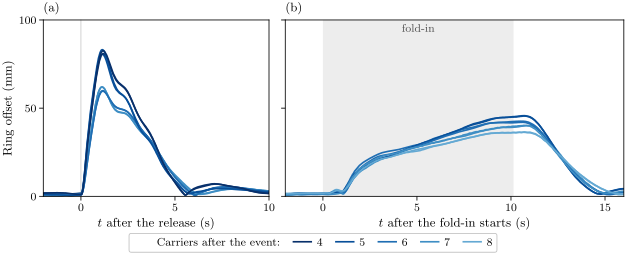

The Python source for this figure:
#!/usr/bin/env python3
"""S claim: how far each release and each rejoin moves the ring, at every team size (the chain of fig_s8_chain).

Message: the fewer carriers share the ring, the further one event moves it: a release moves it about 6 cm with eight or
seven carrying and about 8 cm with six or five, a rejoin's fold-in 4.6 cm into five down to 3.7 cm into eight, and the
ring is back within a few millimetres about 5 s after a release and 4 s after a fold-in ends.
Hero: the ring's distance from its hover point (run.csv, as recorded), (a) aligned at each RELEASE, (b) at each
REJOIN_WELD, with the fold-in (REJOIN_WELD to REJOIN_BLEND_OVER, events.csv) shaded. One time scale for both panels.
Shade: the team size after the event (darker = fewer). Both runs of the cell drawn (they overlay within 3 mm).
Left out: the tilt (fig_s8_chain (b); its settled value follows the layout's symmetry, not the team size), the
approach before each weld (the ring does not move), the bars.
Data: R2766, R2767 (s8_chain4back_R50_L100_it5, lab batch 18, week7 63b504f, 5 SQP iterations, ema).
"""
import os
import sys

import numpy as np

sys.path.insert(0, os.path.dirname(os.path.abspath(__file__)))
from review30_style import S, TEXT  # noqa: E402
from fig_s8_chain import load  # noqa: E402

RUNS = ('R2766', 'R2767')
WIN = {'RELEASE': (-2.0, 10.0), 'REJOIN_WELD': (-2.0, 16.0)}


def shade(n_after):
    """Team size after the event, 4 (dark) to 8 (light), in the figure's blue (range widened: critic 30 Oct)."""
    return S.plt.cm.Blues(1.0 - 0.12 * (n_after - 4))


def traces(r, kind):
    t, err, tn, n = r['t'], 1e3 * r['err'], r['tn'], r['n']
    lo, hi = WIN[kind]
    out = []
    for te in (te for te, name, _ in r['ev'] if name == kind):
        w = (t >= te + lo) & (t <= te + hi)
        after = n[(tn > te + 0.05) & (tn < te + 2.0)]
        # a rejoin's planner grows on the weld's tick: its size after is the first new value logged
        n_after = int(after[after != n[tn < te][-1]][0]) if (after != n[tn < te][-1]).any() else int(n[tn < te][-1])
        out.append((te, n_after, t[w] - te, err[w]))
    return out


def main():
    runs = [load(rid) for rid in RUNS]
    S.setup()
    fig = S.figure('full', 2.55)        # 2.3 in of panels plus the legend below
    spans = [WIN[k][1] - WIN[k][0] for k in WIN]
    gs = fig.add_gridspec(1, 2, width_ratios=spans)
    ax_r = fig.add_subplot(gs[0])
    ax_f = fig.add_subplot(gs[1], sharey=ax_r)

    peaks = {}
    for r in runs:
        for ax, kind in ((ax_r, 'RELEASE'), (ax_f, 'REJOIN_WELD')):
            for te, n_after, tt, e in traces(r, kind):
                ax.plot(tt, e, color=shade(n_after), lw=S.LW_HERO, solid_capstyle='round')
                k = int(np.argmax(e))
                peaks.setdefault((kind, n_after), []).append((float(e[k]), float(tt[k])))
                # back within 5 mm: the first sample after the peak (and, for a fold-in, after the blend) under 5 mm
                after = (np.arange(e.size) > k) & (e < 5.0)
                tb = float(tt[after][0]) if after.any() else float('nan')
                print(f'{kind:12s} n_after {n_after}: peak {e[k]:.1f} mm at {tt[k]:+.2f} s, back under 5 mm at {tb:+.2f} s')
    for (kind, n_after), v in sorted(peaks.items()):
        print(kind, n_after, 'peaks', [round(p, 1) for p, _ in v])

    ax_r.axvline(0, color=S.LIGHT, lw=0.5, zorder=0)
    over = np.mean([te_o - te_w for r in runs for te_w, te_o in
                    zip([te for te, nm, _ in r['ev'] if nm == 'REJOIN_WELD'],
                        [te for te, nm, _ in r['ev'] if nm == 'REJOIN_BLEND_OVER'])])
    ax_f.axvspan(0, over, color=S.FILL, lw=0, zorder=0)
    ax_f.annotate('fold-in', xy=(over / 2, 1.0), xycoords=('data', 'axes fraction'), xytext=(0, -3),
                  textcoords='offset points', ha='center', va='top', fontsize=8, color=TEXT)

    # the key, below the panels (Wesley 30 Oct): the shade is the team size after the event
    from matplotlib.lines import Line2D
    sizes = sorted({n for _, n in peaks})
    keys = [Line2D([], [], ls='none')] + [Line2D([], [], color=shade(n), lw=S.LW_HERO) for n in sizes]
    S.ps.legend_below(fig, keys, ['Carriers after the event:'] + [str(n) for n in sizes], ncol=len(keys))

    ax_r.set_ylim(0, 100)
    ax_r.set_yticks([0, 50, 100])
    ax_r.set_ylabel('Ring offset (mm)')
    ax_r.set_xlim(*WIN['RELEASE'])
    ax_r.set_xticks([0, 5, 10])
    ax_r.set_xlabel(r'$t$ after the release (s)')
    ax_f.set_xlim(*WIN['REJOIN_WELD'])
    ax_f.set_xticks([0, 5, 10, 15])
    ax_f.set_xlabel(r'$t$ after the fold-in starts (s)')
    ax_f.tick_params(labelleft=False)
    S.ps.panel_label(ax_r, 'a')
    S.ps.panel_label(ax_f, 'b')
    S.save(fig, 'fig_s8_events')


if __name__ == '__main__':
    main()
